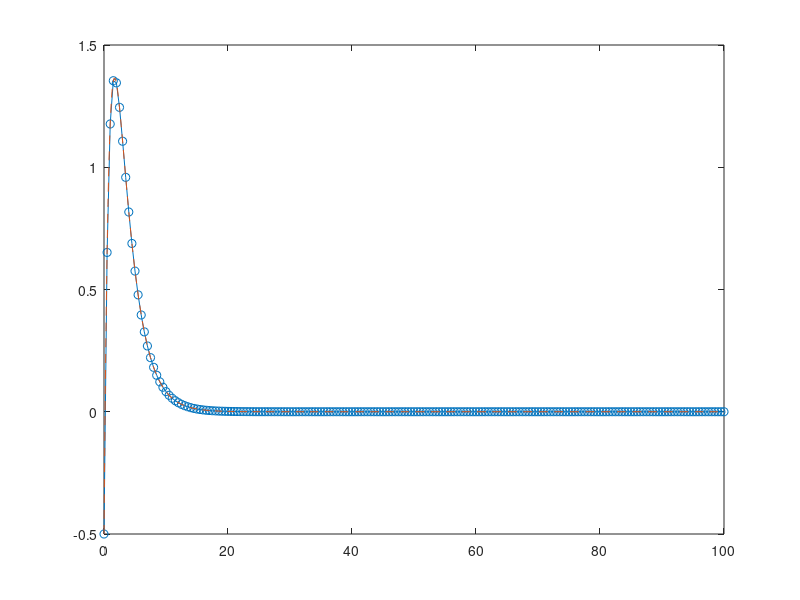

The MATLAB source for this figure:
h=0.5;                                             % step size
x = 0:h:100;                                         % Calculates upto y(3)
Y = zeros(1,length(x)); 
%y(1) = [-0.5;0.3;0.2];
y(1) = -0.5; % redo with other choices here. 
    % initial condition
F_xy = @(t,r) 3.*exp(-t)-0.4*r;                    % change the function as you desire
for i=1:(length(x)-1)                              % calculation loop
    k_1 = F_xy(x(i),y(i));
    k_2 = F_xy(x(i)+0.5*h,y(i)+0.5*h*k_1);
    k_3 = F_xy((x(i)+0.5*h),(y(i)+0.5*h*k_2));
    k_4 = F_xy((x(i)+h),(y(i)+k_3*h));
    y(i+1) = y(i) + (1/6)*(k_1+2*k_2+2*k_3+k_4)*h;  % main equation
  
end
% validate using a decent ODE integrator  
tspan = [0,100]; y0 = -0.5;
[tx, yx] = ode45(F_xy, tspan, y0)
plot(x,y,'o-', tx, yx, '--')